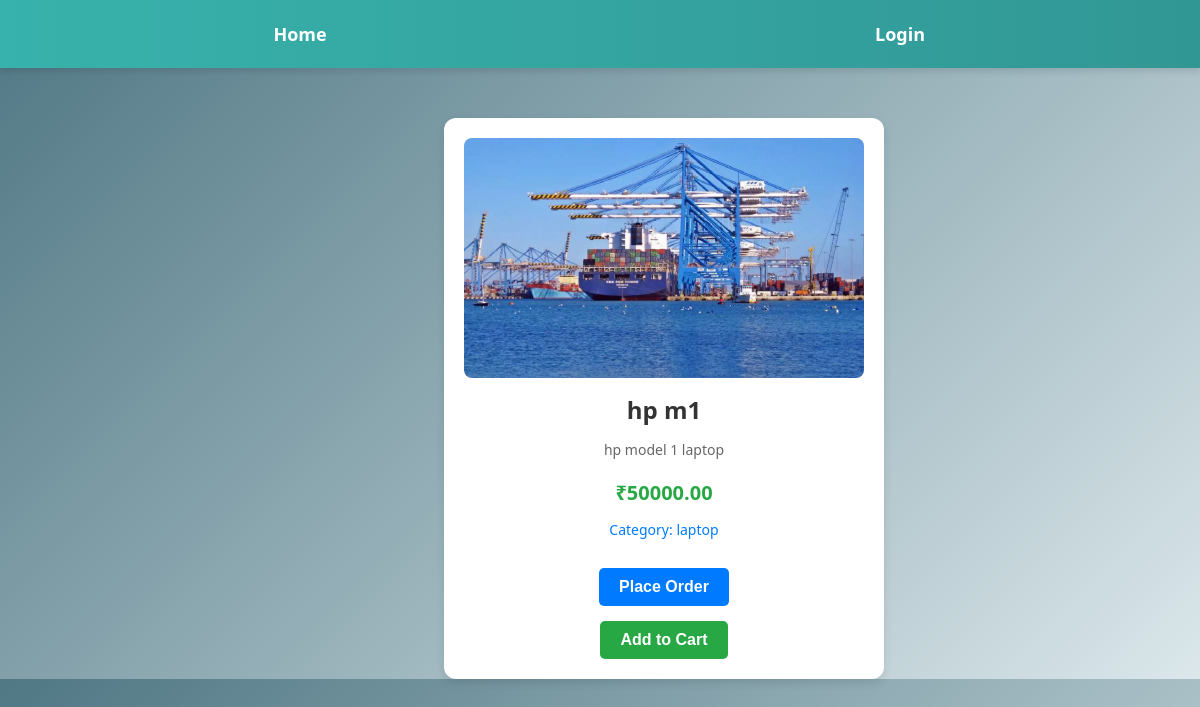
The page /shop/product_detail/1/ on the database its author committed.
### my_shop/models.py (models this page shows, shortened)
class Product(models.Model):
    name = models.CharField(max_length=100)
    description = models.TextField()
    price = models.DecimalField(max_digits=10, decimal_places=2)
    image = models.ImageField(upload_to='products/')
    category = models.ForeignKey(Category, on_delete=models.CASCADE)

class Category(models.Model):
    name = models.CharField(max_length=100)
    image = models.ImageField(upload_to='categories/')

### my_shop/views.py (the view)
# urls.py: path('product_detail/<int:product_id>/', views.product_detail, name='product_detail'),
def product_detail(request, product_id):
    product = get_object_or_404(Product, id=product_id)  # Only filter by product_id
    return render(request, 'productpage.html', {'product': product})

### my_shop/templates/productpage.html (shortened to what this page needs)
<!DOCTYPE html>
<html lang="en">
<head>
</head>
<body>
    {% include 'includes/navbar.html' %}
              <div class="product-container">
                <img src="{{ product.image.url }}" alt="Image of {{ product.name }}">
                <h3>{{ product.name }}</h3>
                <p class="description">{{ product.description }}</p>
                <p class="price">₹{{ product.price }}</p>
                <p class="category">Category: {{ product.category.name }}</p>
                    <button class="buy-now" onclick="popupFn()">Place Order</button>
                    <form method="POST" action="{% url 'add_to_cart' %}">
                        <button type="submit" class="add-to-cart">Add to Cart</button>
                    </form>
              </div>
</body>
</html>

### my_shop/templates/productpage.html (style rules this page uses)
body { margin: 0; font-family: 'Segoe UI', Tahoma, Geneva, Verdana, sans-serif; background: linear-gradient(135deg, #4f7784, #dbe7eb); }
.product-container { align-items: center; background: #fff; border-radius: 12px; box-shadow: 0 4px 10px rgba(0, 0, 0, 0.1); overflow: hidden; max-width: 400px; text-align: center; padding: 20px; margin-top: 50px; margin-left: 37%; }
.product-container img { width: 100%; height: auto; border-radius: 8px; }
.product-container h3 { font-size: 24px; color: #333; margin: 10px 0; }
.product-container .description { font-size: 14px; color: #666; margin-bottom: 10px; }
.product-container .price { font-size: 20px; color: #28a745; font-weight: bold; margin-bottom: 10px; }
.product-container .category { font-size: 14px; color: #007bff; }
.buy-now, .add-to-cart { display: inline-block; margin-top: 15px; padding: 10px 20px; font-size: 16px; font-weight: bold; border: none; border-radius: 5px; cursor: pointer; transition: background 0.3s ease; text-decoration: none; }
.buy-now { background-color: #007bff; color: white; }
.add-to-cart { background-color: #28a745; color: white; }

### rows shown on the page
Product: image (picture), name "hp m1", description "hp model 1 laptop", price "50000.00", category.name "laptop"
